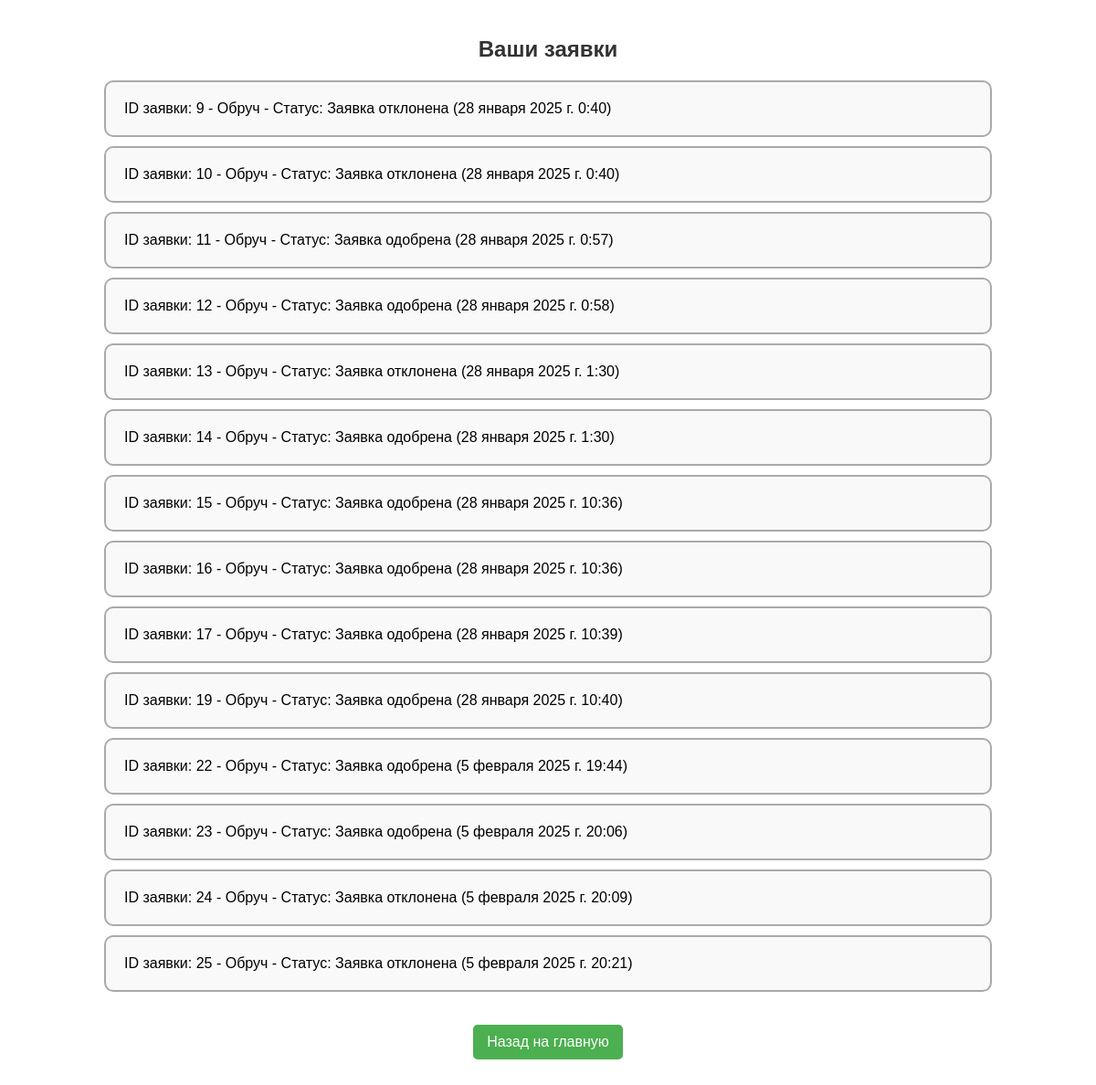
/inventory/track_requests/ (signed in), run on the app's committed database.
### invpage/models.py (models this page shows, shortened)
class InventoryRequest(models.Model):
    user = models.ForeignKey(settings.AUTH_USER_MODEL, on_delete=models.CASCADE, verbose_name=_("Пользователь"))
    item = models.ForeignKey(InventoryItem, on_delete=models.CASCADE, verbose_name=_("Предмет"))
    status = models.CharField(max_length=50, default='В ожидании', verbose_name=_("Статус"))
    created_at = models.DateTimeField(auto_now_add=True, verbose_name=_("Дата создания"))
    request_id = models.AutoField(primary_key=True)
    quantity = models.PositiveIntegerField(default=0, verbose_name=_("Количество"))
    class Meta:
        verbose_name = _("запрос на инвентарь")
        verbose_name_plural = _("Запросы на инвентарь")

class InventoryItem(models.Model):
    name = models.CharField(max_length=255, verbose_name=_("Название"))
    description = models.TextField(verbose_name=_("Описание"))
    status = models.CharField(max_length=50, default='Исправен', verbose_name=_("Статус"))
    item_id = models.AutoField(primary_key=True)
    quantity = models.PositiveIntegerField(default=0, verbose_name=_("Количество"))
    class Meta:
        verbose_name = _("предмет инвентаря")
        verbose_name_plural = _("Предметы инвентаря")

### invpage/views.py (the view)
# urls.py: path('track_requests/', track_requests, name='track_requests'),
@login_required
def track_requests(request):
    requests = InventoryRequest.objects.filter(user=request.user)
    return render(request, 'invpage/track_requests.html', {'requests': requests})

### invpage/templates/invpage/track_requests.html (shortened to what this page needs)
{% load static %}
<!DOCTYPE html>
<html lang="en">
<head>
    <link rel="stylesheet" href="{% static 'invpage/css/inv.css' %}">
    <link rel="stylesheet" href="{% static 'invpage/css/track.css' %}">
</head>
<body>
<h1>Ваши заявки</h1>
<ul>
    {% for request in requests %}
        <li>ID заявки: {{ request.request_id }} - {{ request.item.name }} - Статус: {{ request.status }} ({{ request.created_at }})</li>
    {% empty %}
        <li>У вас нет заявок.</li>
    {% endfor %}
</ul>
<div class="button-container">
   <a href="{% url 'index' %}">Назад на главную</a>
</div>
</body>
</html>

### invpage/static/invpage/css/inv.css (style rules this page uses)
h1 { text-align: center; margin: 20px 0; font-size: 24px; color: #2c3e50; }
body { font-family: Arial, sans-serif; margin: 0; padding: 0; }

### invpage/static/invpage/css/track.css (style rules this page uses)
body { font-family: Arial, sans-serif; margin: 0; padding: 20px; }
h1 { color: #333; margin-bottom: 20px; text-align: center; }
ul { list-style-type: none; padding: 0; }
ul li { border: 2px solid #aaa; border-radius: 10px; background-color: #f9f9f9; padding: 20px; width: 80%; margin: 10px auto; display: flex; flex-direction: column; justify-content: center; align-items: flex-start; }
a { display: inline-block; margin-top: 20px; padding: 10px 15px; background-color: #4CAF50; color: white; text-decoration: none; border-radius: 5px; text-align: center; }
.button-container { text-align: center; margin-bottom: 20px; }

### data on the page
InventoryRequest: request_id "9", item.name "Обруч", status "Заявка отклонена", created_at "28 января 2025 г. 0:40"
InventoryRequest: request_id "10", item.name "Обруч", status "Заявка отклонена", created_at "28 января 2025 г. 0:40"
InventoryRequest: request_id "11", item.name "Обруч", status "Заявка одобрена", created_at "28 января 2025 г. 0:57"
InventoryRequest: request_id "12", item.name "Обруч", status "Заявка одобрена", created_at "28 января 2025 г. 0:58"
InventoryRequest: request_id "13", item.name "Обруч", status "Заявка отклонена", created_at "28 января 2025 г. 1:30"
InventoryRequest: request_id "14", item.name "Обруч", status "Заявка одобрена", created_at "28 января 2025 г. 1:30"
InventoryRequest: request_id "15", item.name "Обруч", status "Заявка одобрена", created_at "28 января 2025 г. 10:36"
InventoryRequest: request_id "16", item.name "Обруч", status "Заявка одобрена", created_at "28 января 2025 г. 10:36"
InventoryRequest: request_id "17", item.name "Обруч", status "Заявка одобрена", created_at "28 января 2025 г. 10:39"
InventoryRequest: request_id "19", item.name "Обруч", status "Заявка одобрена", created_at "28 января 2025 г. 10:40"
InventoryRequest: request_id "22", item.name "Обруч", status "Заявка одобрена", created_at "5 февраля 2025 г. 19:44"
InventoryRequest: request_id "23", item.name "Обруч", status "Заявка одобрена", created_at "5 февраля 2025 г. 20:06"
InventoryRequest: request_id "24", item.name "Обруч", status "Заявка отклонена", created_at "5 февраля 2025 г. 20:09"
InventoryRequest: request_id "25", item.name "Обруч", status "Заявка отклонена", created_at "5 февраля 2025 г. 20:21"
